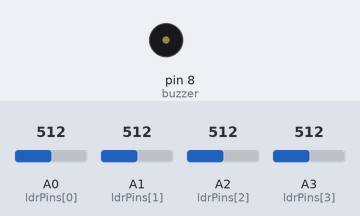
Recording of a sketch running on a simulated Arduino Uno, built with avr-gcc and run on an emulated ATmega328P. Shown: buzzer (waves = sounding). The inputs (shaded band) are chosen by the test bench; at power-on: A0 (ldrPins[0]) = 512, A1 (ldrPins[1]) = 512, A2 (ldrPins[2]) = 512, A3 (ldrPins[3]) = 512.

Above: at 1.2 s.
1.3 s: A0 (ldrPins[0]) set to 490
At 1.43 s:
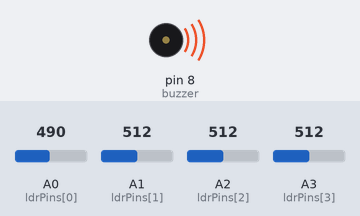
Timing chart, 0 to 4.3 s (numbered marks = the images above; inputs shaded):
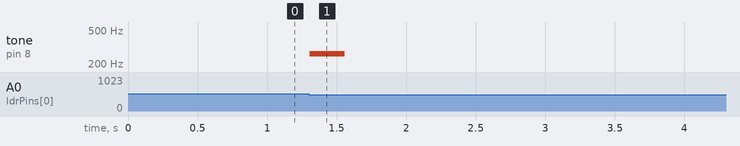

Measured:
- after the input at 1.3 s, tone on pin 8 (buzzer): silent → 262 Hz at once, → silent 0.25 s later

The sketch:

prototype.ino
```cpp
const int buzzer = 8;
const int ldrPins[4] = {A0, A1, A2, A3};

const int LIGHT_THRESHOLD = 500;
bool readyToTrigger[4] = {true, true, true, true};

int lyreNotes[] = {
  262, 294, 330, 349
};

void setup() {
  pinMode(buzzer, OUTPUT);
}

void loop() {
  for (int i = 0; i < 4; i++) {
    int lightLevel = analogRead(ldrPins[i]);

    if (lightLevel < LIGHT_THRESHOLD && readyToTrigger[i]) {
      playLyre(i);
      readyToTrigger[i] = false;
    }

    if (lightLevel >= LIGHT_THRESHOLD) {
      readyToTrigger[i] = true;
    }
  }

  delay(20);
}

void playLyre(int stringIndex) {
  tone(buzzer, lyreNotes[stringIndex], 250);
  delay(300);
  noTone(buzzer);
}
```
